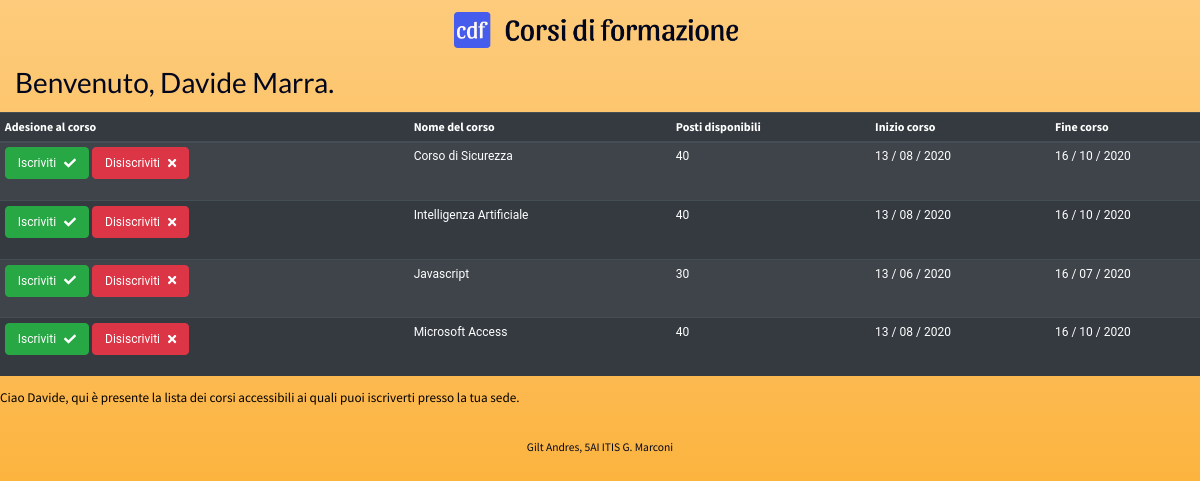
The app's page /bacheca.php (signed in) with its own data.
### tables this page shows
CREATE TABLE Corso(
    ID_Corso INT NOT NULL AUTO_INCREMENT,
    ID_Sede INT NOT NULL,
    Nome VARCHAR(30) NOT NULL,
    Data_Inizio DATE NOT NULL,
    Data_Fine DATE NOT NULL,
    Iscritti INT NOT NULL DEFAULT 0,
    Limite_Iscritti INT NOT NULL,
    PRIMARY KEY (ID_Corso),
    FOREIGN KEY (ID_Sede) REFERENCES Sede(ID_Sede),
    CHECK (Data_Inizio < Data_Fine),
    CHECK (Limite_Iscritti > 0),
    CHECK (Iscritti >= 0 AND Iscritti <= Limite_Iscritti)
);

### aderisci.php (called while the page is built, shortened)
<?php
require "dbconnection.php";
$sede = $_SESSION['sede'];
$nome = $_SESSION["nome"];
$cognome = $_SESSION["cognome"];
$corsi = $dbconnection->prepare("SELECT Nome, (Limite_Iscritti-Iscritti) AS disponibile, ID_Corso, (Date_Format(Data_Inizio, '%d / %m / %Y')) AS inizio, (Date_Format(Data_Fine, '%d / %m / %Y')) AS fine FROM corso WHERE ID_Sede = '$sede'");
?>

### bacheca.php (the view, shortened to what this page needs)
<!DOCTYPE html>
<html lang="IT">
<head>
	<link href="https://stackpath.bootstrapcdn.com/bootstrap/4.5.0/css/bootstrap.min.css" rel="stylesheet">
	<link href="css/bacheca.css" rel="stylesheet">
</head>
<body id="bacheca">
	<?php require_once './aderisci.php';?>
	<header class="container-fluid">
		<img src="assets/logo.png" class="img mx-auto d-block" alt="cdf">
		<h3 class="cursor-default" style="text-align: left;">Benvenuto, <?php echo $nome;?> <?php echo $cognome;?>.</h3>
	</header>
	<section>
		<div class="row justify-content-center">
			<table class="table table-sm table-striped table-dark">
				<caption>Ciao <?php echo $nome;?>, qui è presente la lista dei corsi accessibili ai quali puoi
					iscriverti presso la tua sede.</caption>
				<thead class="thead-dark">
					<tr>
						<th>Adesione al corso</th>
						<th>Nome del corso</th>
						<th>Posti disponibili</th>
						<th>Inizio corso</th>
						<th>Fine corso</th>
					</tr>
				</thead>
				<tbody>
					<?php $corsi->execute(array());
						$rows = $corsi->fetchAll(PDO::FETCH_ASSOC);
						foreach ($rows as $row) {
					?>
					<tr>
						<td>
							<form action="aderisci.php" method="POST">
								<div class="form-group">
									<a href="bacheca.php?aderisci=<?php echo $row['ID_Corso'];?>" type="submit"
										name="aderisci" class="btn btn-success" id="aderisci"><?php echo "Iscriviti"?><i
											class="fas fa-check ml-2 icon"></i></a>
									<a href="bacheca.php?disdici=<?php echo $row['ID_Corso'];?>" type="submit"
										name="disdici" class="btn btn-danger"
										id="disdici"><?php echo "Disiscriviti" ?><i
											class="fas fa-times ml-2 icon"></i></a>
							</form>
		</div>
		</td>
		<td><?php echo $row['Nome']; ?></td>
		<td><?php echo $row['disponibile'];?></td>
		<td><?php echo $row['inizio'];?></td>
		<td><?php echo $row['fine'];}?></td>
		</tr>
	</section>
	<div class="footer">
		<small>Gilt Andres, 5AI ITIS G. Marconi </small>
	</div>
</body>
</html>

### css/bacheca.css (style rules this page uses)
html { position: relative; min-height: 100%; min-width: 100%; }
body { margin: 0; font-size: 1vw; font-family: 'Roboto', sans-serif; background-image: linear-gradient(to bottom, #fdcb7b, #fcb84c, #faa307); }
th { color: white; font-family: 'Source Sans Pro', sans-serif; text-align: left; font-size: 1vw; }
tr { color: white; font-family: 'Roboto', sans-serif; text-align: left; height: 0.1vw; font-size: 1vw; }
caption { color: black; font-family: 'Source Sans Pro', sans-serif; text-align: left; font-size: 1.1vw; }
header { padding-top: 1vw; padding-bottom: 1vw; }
.btn { float: center; color: white; font-size: 1vw; }
img { width: 25%; padding-bottom: 1.5vw; }
h3 { margin: 0; font-family: 'Lato', sans-serif; text-align: left; color: #03071E; }
.icon { color: white; }
.cursor-default { cursor: default; }
.footer { text-align: center; font-size: 1.2vw; color: #03071E; font-family: 'Source Sans Pro', sans-serif; }

### records on screen
corso: Nome "Corso di Sicurezza", disponibile "40", inizio "13 / 08 / 2020", fine "16 / 10 / 2020"
corso: Nome "Intelligenza Artificiale", disponibile "40", inizio "13 / 08 / 2020", fine "16 / 10 / 2020"
corso: Nome "Javascript", disponibile "30", inizio "13 / 06 / 2020", fine "16 / 07 / 2020"
corso: Nome "Microsoft Access", disponibile "40", inizio "13 / 08 / 2020", fine "16 / 10 / 2020"

### other values on screen
$nome "Davide"
$cognome "Marra"
